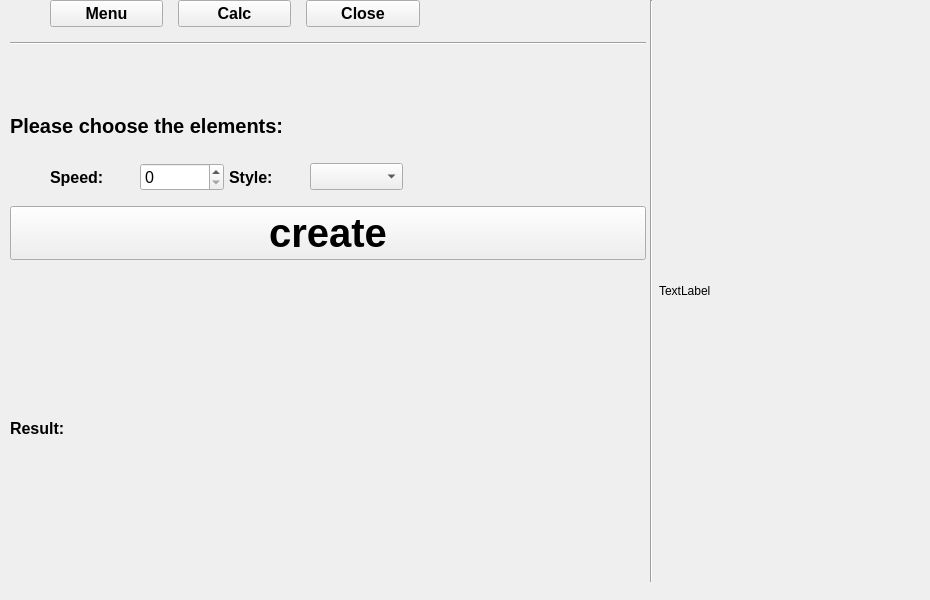
<?xml version="1.0" encoding="UTF-8"?>
<ui version="4.0">
 <class>Form</class>
 <widget class="QWidget" name="Form">
  <property name="geometry">
   <rect>
    <x>0</x>
    <y>0</y>
    <width>930</width>
    <height>600</height>
   </rect>
  </property>
  <property name="minimumSize">
   <size>
    <width>930</width>
    <height>600</height>
   </size>
  </property>
  <property name="maximumSize">
   <size>
    <width>930</width>
    <height>600</height>
   </size>
  </property>
  <property name="windowTitle">
   <string>Form</string>
  </property>
  <widget class="QLabel" name="label_2">
   <property name="geometry">
    <rect>
     <x>659</x>
     <y>10</y>
     <width>261</width>
     <height>561</height>
    </rect>
   </property>
   <property name="minimumSize">
    <size>
     <width>261</width>
     <height>561</height>
    </size>
   </property>
   <property name="maximumSize">
    <size>
     <width>261</width>
     <height>561</height>
    </size>
   </property>
   <property name="text">
    <string>TextLabel</string>
   </property>
  </widget>
  <widget class="Line" name="line_2">
   <property name="geometry">
    <rect>
     <x>650</x>
     <y>0</y>
     <width>3</width>
     <height>582</height>
    </rect>
   </property>
   <property name="orientation">
    <enum>Qt::Vertical</enum>
   </property>
  </widget>
  <widget class="QWidget" name="layoutWidget">
   <property name="geometry">
    <rect>
     <x>10</x>
     <y>0</y>
     <width>636</width>
     <height>582</height>
    </rect>
   </property>
   <layout class="QVBoxLayout" name="verticalLayout" stretch="20,1,10,10,20,30,70">
    <property name="spacing">
     <number>15</number>
    </property>
    <property name="sizeConstraint">
     <enum>QLayout::SetDefaultConstraint</enum>
    </property>
    <item>
     <layout class="QHBoxLayout" name="hbox_tools" stretch="0,2,2,2,4">
      <item>
       <spacer name="horizontalSpacer_4">
        <property name="orientation">
         <enum>Qt::Horizontal</enum>
        </property>
        <property name="sizeHint" stdset="0">
         <size>
          <width>40</width>
          <height>20</height>
         </size>
        </property>
       </spacer>
      </item>
      <item>
       <widget class="QPushButton" name="pushButton_menu">
        <property name="font">
         <font>
          <family>Arial</family>
          <pointsize>12</pointsize>
          <weight>75</weight>
          <bold>true</bold>
         </font>
        </property>
        <property name="text">
         <string>Menu</string>
        </property>
       </widget>
      </item>
      <item>
       <widget class="QPushButton" name="pushButton_calc">
        <property name="font">
         <font>
          <family>Arial</family>
          <pointsize>12</pointsize>
          <weight>75</weight>
          <bold>true</bold>
         </font>
        </property>
        <property name="text">
         <string>Calc</string>
        </property>
       </widget>
      </item>
      <item>
       <widget class="QPushButton" name="pushButton_close">
        <property name="font">
         <font>
          <family>Arial</family>
          <pointsize>12</pointsize>
          <weight>75</weight>
          <bold>true</bold>
         </font>
        </property>
        <property name="text">
         <string>Close</string>
        </property>
       </widget>
      </item>
      <item>
       <spacer name="horizontalSpacer">
        <property name="orientation">
         <enum>Qt::Horizontal</enum>
        </property>
        <property name="sizeHint" stdset="0">
         <size>
          <width>40</width>
          <height>20</height>
         </size>
        </property>
       </spacer>
      </item>
     </layout>
    </item>
    <item>
     <widget class="Line" name="line">
      <property name="orientation">
       <enum>Qt::Horizontal</enum>
      </property>
     </widget>
    </item>
    <item>
     <spacer name="verticalSpacer">
      <property name="orientation">
       <enum>Qt::Vertical</enum>
      </property>
      <property name="sizeHint" stdset="0">
       <size>
        <width>20</width>
        <height>40</height>
       </size>
      </property>
     </spacer>
    </item>
    <item>
     <widget class="QLabel" name="label">
      <property name="font">
       <font>
        <family>Arial</family>
        <pointsize>15</pointsize>
        <weight>75</weight>
        <bold>true</bold>
       </font>
      </property>
      <property name="text">
       <string>Please choose the elements:</string>
      </property>
     </widget>
    </item>
    <item>
     <layout class="QHBoxLayout" name="hbox_choose" stretch="0,5,5,7">
      <property name="spacing">
       <number>5</number>
      </property>
      <item>
       <spacer name="horizontalSpacer_3">
        <property name="orientation">
         <enum>Qt::Horizontal</enum>
        </property>
        <property name="sizeHint" stdset="0">
         <size>
          <width>40</width>
          <height>20</height>
         </size>
        </property>
       </spacer>
      </item>
      <item>
       <layout class="QHBoxLayout" name="horizontalLayout">
        <item>
         <widget class="QLabel" name="label_speed">
          <property name="font">
           <font>
            <family>Arial</family>
            <pointsize>12</pointsize>
            <weight>75</weight>
            <bold>true</bold>
           </font>
          </property>
          <property name="text">
           <string>Speed:</string>
          </property>
         </widget>
        </item>
        <item>
         <widget class="QSpinBox" name="spinBox_speed">
          <property name="font">
           <font>
            <family>Arial</family>
            <pointsize>12</pointsize>
           </font>
          </property>
         </widget>
        </item>
       </layout>
      </item>
      <item>
       <layout class="QHBoxLayout" name="horizontalLayout_2">
        <item>
         <widget class="QLabel" name="label_style">
          <property name="font">
           <font>
            <family>Arial</family>
            <pointsize>12</pointsize>
            <weight>75</weight>
            <bold>true</bold>
           </font>
          </property>
          <property name="text">
           <string>Style:</string>
          </property>
         </widget>
        </item>
        <item>
         <widget class="QComboBox" name="comboBox_style">
          <property name="font">
           <font>
            <family>Arial</family>
            <pointsize>12</pointsize>
            <weight>75</weight>
            <bold>true</bold>
           </font>
          </property>
         </widget>
        </item>
       </layout>
      </item>
      <item>
       <spacer name="horizontalSpacer_2">
        <property name="orientation">
         <enum>Qt::Horizontal</enum>
        </property>
        <property name="sizeHint" stdset="0">
         <size>
          <width>40</width>
          <height>20</height>
         </size>
        </property>
       </spacer>
      </item>
     </layout>
    </item>
    <item>
     <widget class="QPushButton" name="pushButton_create">
      <property name="font">
       <font>
        <family>Arial</family>
        <pointsize>30</pointsize>
        <weight>75</weight>
        <bold>true</bold>
       </font>
      </property>
      <property name="styleSheet">
       <string notr="true">QPushBotton{

background-color:green

}</string>
      </property>
      <property name="text">
       <string>create</string>
      </property>
     </widget>
    </item>
    <item>
     <layout class="QHBoxLayout" name="hbox_result" stretch="1,10">
      <item>
       <widget class="QLabel" name="label_result">
        <property name="font">
         <font>
          <family>Arial</family>
          <pointsize>12</pointsize>
          <weight>75</weight>
          <bold>true</bold>
         </font>
        </property>
        <property name="text">
         <string>Result:</string>
        </property>
       </widget>
      </item>
      <item>
       <widget class="QLabel" name="label_result_container">
        <property name="text">
         <string/>
        </property>
       </widget>
      </item>
     </layout>
    </item>
   </layout>
  </widget>
 </widget>
 <resources/>
 <connections/>
</ui>
